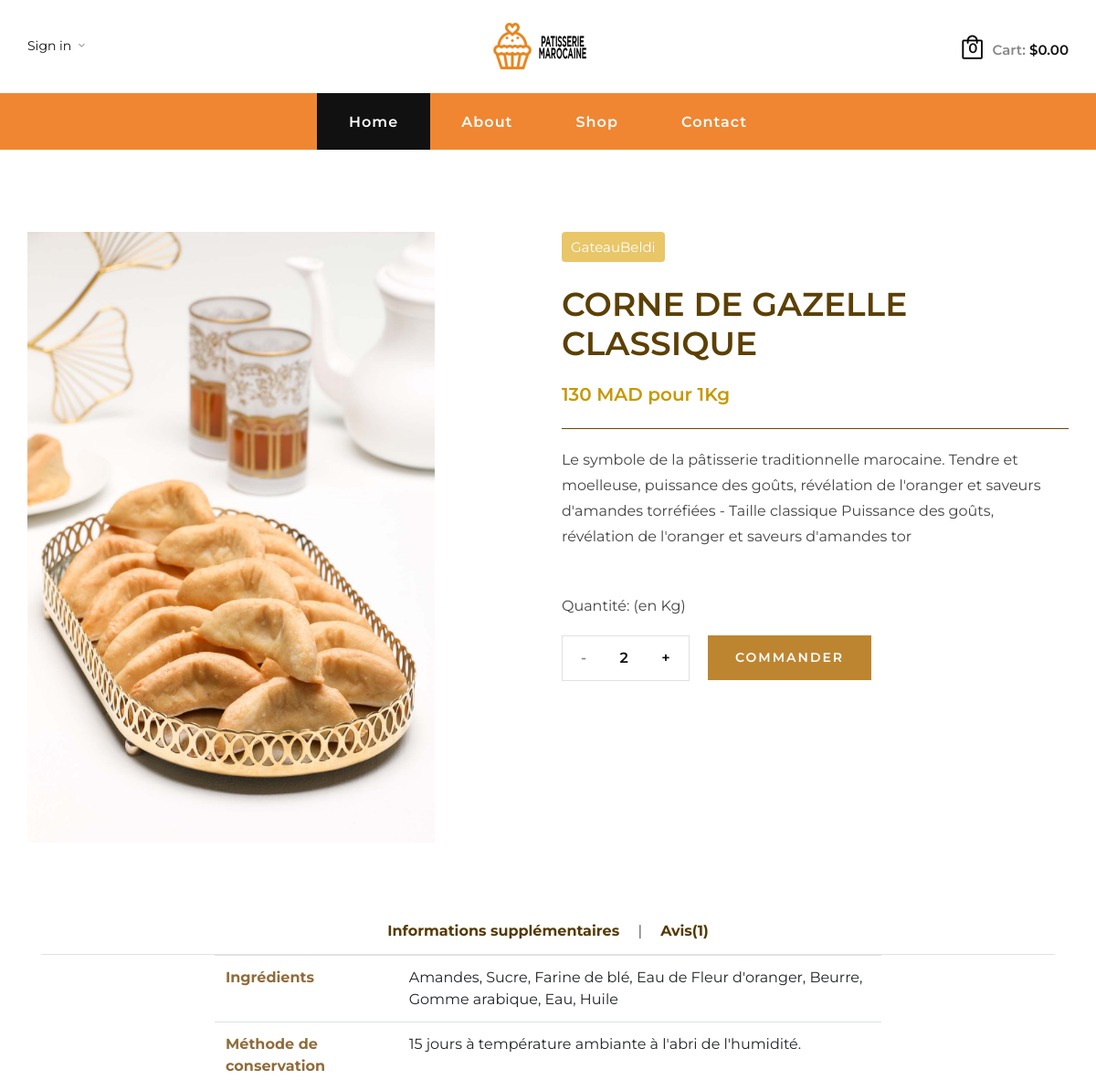
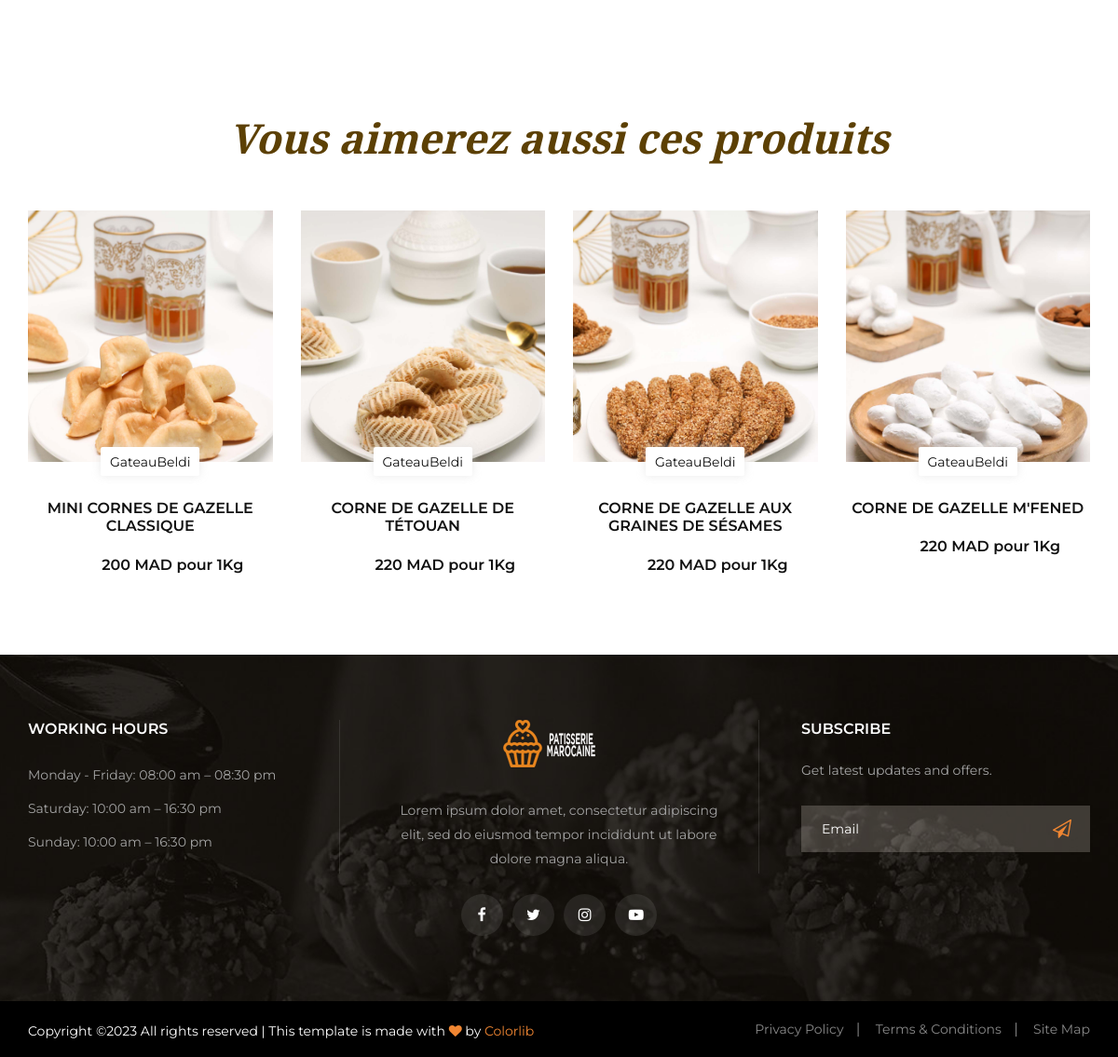
Screenshot of /view/detailProduit.php?idOfProduit=1 with the database file from the repository (2 pictures, top to bottom).
### tables this page shows
CREATE TABLE `produit` (
  `id` int(25) NOT NULL,
  `nom` varchar(50) DEFAULT NULL,
  `categorie` varchar(50) DEFAULT NULL,
  `image` varchar(1000) DEFAULT NULL,
  `prix` double DEFAULT NULL,
  `description` tinytext DEFAULT NULL,
  `ingredients` text DEFAULT NULL,
  `allergie` text DEFAULT NULL,
  `conservation` text DEFAULT NULL
);

### dao/daoProduit.php (called while the page is built, shortened)
<?php
include __DIR__ . "/../model/produit.php";
class DaoProduit
{
    private $dbh;
    public function __construct()
    {
        try {
            $this->dbh = new PDO('mysql:host=localhost;dbname=patisserie', "root", "");
        } catch (PDOException $e) {
            print "Erreur !: " . $e->getMessage() . "<br/>";
            die();
        }
    }
    public function findProduct($idOfProduit)
    {
        $produit = null;
        $stm = $this->dbh->prepare("SELECT * FROM Produit where id=?");
        $stm->bindValue(1, $idOfProduit);
        $stm->execute();
        $result = $stm->fetch(PDO::FETCH_ASSOC);
        if (!empty($result)) {
            $produit = new Produit($result['id'],$result['nom'],$result['categorie'], $result['image'], $result['prix'], $result['description'],$result['ingredients'],$result['allergie'],$result['conservation']);
        }
        return $produit;
    }
    public function ProductsOfCategory($categoryOfProduct,$idOfProduct)
    {
        $stm = $this->dbh->prepare("SELECT * FROM Produit WHERE categorie=? AND id!=?");
        $stm->bindValue(1, $categoryOfProduct);
        $stm->bindValue(2, $idOfProduct);
        $stm->execute();
        $result = $stm->fetchAll(PDO::FETCH_ASSOC);
        $produits = [];
        foreach ($result as $row) {
            $produit = new Produit($row['id'],$row['nom'],$row['categorie'], $row['image'], $row['prix'], $row['description'],$row['ingredients'],$row['allergie'],$row['conservation']);
            $produits[] = $produit;
        }
        return $produits;
    }
}
?>

### model/produit.php (called while the page is built, shortened)
<?php
class Produit
{
    private $id, $nom, $categorie, $image, $prix, $description, $ingredients, $allergie, $conservation;
    public function __construct($id, $nom, $categorie, $image, $prix, $description, $ingredients, $allergie, $conservation)
    {
        $this->id = $id;
        $this->nom = $nom;
        $this->categorie = $categorie;
        $this->prix = $prix;
        $this->description = $description;
        $this->ingredients = $ingredients;
        $this->conservation = $conservation;
        $this->image = $image;
    }
    public function getId()
    {
        return $this->id;
    }
    public function getNom()
    {
        return $this->nom;
    }
    public function getCategorie()
    {
        return $this->categorie;
    }
    public function getImage()
    {
        return $this->image;
    }
    public function getPrix()
    {
        return $this->prix;
    }
    public function getDescription()
    {
        return $this->description;
    }
    public function getIngredients()
    {
        return $this->ingredients;
    }
    public function getConservation()
    {
        return $this->conservation;
    }
}

### view/detailProduit.php (the view, shortened to what this page needs)
<?php
include "../dao/daoProduit.php";
$daoProduit = new DaoProduit();
$idOfProduit = isset($_GET['idOfProduit']) ? $_GET['idOfProduit'] : "";
$produit = $daoProduit->findProduct($idOfProduit);
$categoryOfProduct = $produit->getCategorie();
$produits = $daoProduit->ProductsOfCategory($categoryOfProduct,$idOfProduit);
?>
<!DOCTYPE html>
<html lang="zxx">
<head>
    <link rel="stylesheet" href="css/bootstrap.min.css" type="text/css">
    <link rel="stylesheet" href="css/flaticon.css" type="text/css">
    <link rel="stylesheet" href="css/barfiller.css" type="text/css">
    <link rel="stylesheet" href="css/magnific-popup.css" type="text/css">
    <link rel="stylesheet" href="css/font-awesome.min.css" type="text/css">
    <link rel="stylesheet" href="css/elegant-icons.css" type="text/css">
    <link rel="stylesheet" href="css/nice-select.css" type="text/css">
    <link rel="stylesheet" href="css/owl.carousel.min.css" type="text/css">
    <link rel="stylesheet" href="css/slicknav.min.css" type="text/css">
    <link rel="stylesheet" href="css/style.css" type="text/css">
</head>
<body>
    <header class="header">
        <div class="header__top">
            <div class="container">
                <div class="row">
                    <div class="col-lg-12">
                        <div class="header__top__inner">
                            <div class="header__top__left">
                                <ul>
                                    <li><a href="#">Sign in</a> <span class="arrow_carrot-down"></span></li>
                                </ul>
                            </div>
                            <div class="header__logo">
                                <a href="./index.html"><img src="img/logo.png" alt=""></a>
                            </div>
                            <div class="header__top__right">
                                <div class="header__top__right__cart">
                                    <a href="#"><img src="img/icon/cart.png" alt=""> <span>0</span></a>
                                    <div class="cart__price">Cart: <span>$0.00</span></div>
                                </div>
                            </div>
                        </div>
                    </div>
                </div>
            </div>
        </div>
        <div class="container">
            <div class="row">
                <div class="col-lg-12">
                    <nav class="header__menu mobile-menu">
                        <ul>
                            <li class="active"><a href="./index.html">Home</a></li>
                            <li><a href="./about.html">About</a></li>
                            <li><a href="./shop.html">Shop</a></li>
                            <li><a href="./contact.html">Contact</a></li>
                        </ul>
                    </nav>
                </div>
            </div>
        </div>
    </header>
    <section class="product-details spad">
        <div class="container">
            <div class="row">
                <div class="col-lg-6">
                    <div class="product__details__img">
                        <div class="product__details__big__img">
                            <?php
                                if (isset($produit)) {
                                $imageProduit = $produit->getImage();
                                }
                            ?>
                            <img class="big_img" src="<?php echo $imageProduit; ?>" alt="">
                        </div>
                    </div>
                </div>
                <div class="col-lg-6">
                    <div class="product__details__text">
                        <div class="product__label">
                            <?php
                                if (isset($produit)) {
                                echo $produit->getCategorie();
                                }
                            ?>
                        </div>
                        <h2>
                            <?php
                                if (isset($produit)) {
                                echo $produit->getNom();
                                }
                            ?>
                        </h2>
                        <h6>
                            <?php
                                if (isset($produit)) {
                                echo $produit->getPrix();
                                }
                            ?> MAD pour 1Kg
                        </h6>
                        <p>
                            <?php
                                if (isset($produit)) {
                                echo $produit->getDescription();
                                }
                            ?>
                        </p>
                        <div class="product__details__option mt-5 mb-0">
                            <p>Quantité: <span>(en Kg)</span></p>
                            <div class="quantity">
                                <div class="pro-qty">
                                    <input type="text" value="2">
                                </div>
                            </div>
                            <button type="button" class="primary-btn" data-toggle="modal" data-target="#myModal">Commander</button>
                        </div>
                    </div>
                </div>
            </div>
            <div class="product__details__tab">
                <div class="col-lg-12">
                    <ul class="nav nav-tabs" role="tablist">
                        <li class="nav-item">
                            <a class="nav-link font-weight-bold" data-toggle="tab" href="#tabs-2" role="tab">Informations supplémentaires</a>
                        </li>
                        <li class="nav-item">
                            <a class="nav-link font-weight-bold" data-toggle="tab" href="#tabs-3" role="tab">Avis(1)</a>
                        </li>
                    </ul>
                    <div class="tab-content">
                        <div class="tab-pane active" id="tabs-2" role="tabpanel">
                            <div class="row d-flex justify-content-center">
                                <div class="col-lg-8">
                                    <table class="table">
                                        <tbody>
                                          <tr>
                                            <th style="color:rgb(145, 107, 58)">Ingrédients</th>
                                            <td>
                                                <?php
                                                if (isset($produit)) {
                                                echo $produit->getIngredients();
                                                }
                                                ?>
                                          </td>
                                          </tr>
                                          <tr>
                                            <th style="color:rgb(145, 107, 58)">Méthode de conservation</th>
                                            <td>
                                                <?php
                                                if (isset($produit)) {
                                                echo $produit->getConservation();
                                                }
                                                ?>
                                            </td>
                                          </tr>
                                        </tbody>
                                      </table>
                                </div>
                            </div>
                        </div>
                    </div>
                </div>
            </div>
        </div>
    </section>
    <section class="related-products spad">
        <div class="container">
            <div class="row">
                <div class="col-lg-12 text-center">
                    <div class="section-title mb-5 mt-4">
                        <h2>Vous aimerez aussi ces produits</h2>
                    </div>
                </div>
            </div>
            <div class="row">
                <div class="related__products__slider owl-carousel">
                    <?php foreach ($produits as $produitC) :
                        if (isset($produitC)) {
                            $imageProduitC = $produitC->getImage();
                            $categorieProduitC = $produitC->getCategorie();
                            $nomProduitC = $produitC->getNom();
                            $prixProduitC = $produitC->getPrix();
                            $idProduitC = $produitC->getId();
                        }
                    ?>
                    <div class="col-lg-3">
                        <div class="product__item">
                            <div class="product__item__pic set-bg" data-setbg="<?php echo $imageProduitC; ?>">
                                <div class="product__label">
                                    <span><?php echo $categorieProduitC; ?></span>
                                </div>
                            </div>
                            <div class="product__item__text">
                                <h6><a href="detailProduit.php?idOfProduit=<?php echo $idProduitC;?>"><?php echo $nomProduitC; ?></a></h6>
                                <div class="product__item__price p-1 ml-5"><?php echo $prixProduitC;?> MAD pour 1Kg</div>
                            </div>
                        </div>
                    </div>
                    <?php endforeach; ?>
                </div>
            </div>
        </div>
    </section>
    <footer class="footer set-bg" data-setbg="img/footer-bg.jpg">
        <div class="container">
            <div class="row">
                <div class="col-lg-4 col-md-6 col-sm-6">
                    <div class="footer__widget">
                        <h6>WORKING HOURS</h6>
                        <ul>
                            <li>Monday - Friday: 08:00 am – 08:30 pm</li>
                            <li>Saturday: 10:00 am – 16:30 pm</li>
                            <li>Sunday: 10:00 am – 16:30 pm</li>
                        </ul>
                    </div>
                </div>
                <div class="col-lg-4 col-md-6 col-sm-6">
                    <div class="footer__about">
                        <div class="footer__logo">
                            <a href="#"><img src="img/footer-logo.png" alt=""></a>
                        </div>
                        <p>Lorem ipsum dolor amet, consectetur adipiscing elit, sed do eiusmod tempor incididunt ut
                        labore dolore magna aliqua.</p>
                        <div class="footer__social">
                            <a href="#"><i class="fa fa-facebook"></i></a>
                            <a href="#"><i class="fa fa-twitter"></i></a>
                            <a href="#"><i class="fa fa-instagram"></i></a>
                            <a href="#"><i class="fa fa-youtube-play"></i></a>
                        </div>
                    </div>
                </div>
                <div class="col-lg-4 col-md-6 col-sm-6">
                    <div class="footer__newslatter">
                        <h6>Subscribe</h6>
                        <p>Get latest updates and offers.</p>
                        <form action="#">
                            <input type="text" placeholder="Email">
                            <button type="submit"><i class="fa fa-send-o"></i></button>
                        </form>
                    </div>
                </div>
            </div>
        </div>
        <div class="copyright">
            <div class="container">
                <div class="row">
                    <div class="col-lg-7">
                        <p class="copyright__text text-white">
                          Copyright &copy;<script>document.write(new Date().getFullYear());</script> All rights reserved | This template is made with <i class="fa fa-heart" aria-hidden="true"></i> by <a href="https://colorlib.com" target="_blank">Colorlib</a>
                      </p>
                  </div>
                  <div class="col-lg-5">
                    <div class="copyright__widget">
                        <ul>
                            <li><a href="#">Privacy Policy</a></li>
                            <li><a href="#">Terms & Conditions</a></li>
                            <li><a href="#">Site Map</a></li>
                        </ul>
                    </div>
                </div>
            </div>
        </div>
    </div>
    </footer>
</body>
</html>

### rows the page displays
produit: image (picture), categorie "GateauBeldi", nom "CORNE DE GAZELLE CLASSIQUE", prix "130", description "Le symbole de la pâtisserie traditionnelle marocaine. Tendre et moelleuse, puissance des goûts, révélation de l'oranger et saveurs d'amandes torréfiées - Taille classique Puissance des goûts, révélation de l'oranger et saveurs d'amandes tor", ingredients "Amandes, Sucre, Farine de blé, Eau de Fleur d'oranger, Beurre, Gomme arabique, Eau, Huile", conservation "15 jours à température ambiante à l'abri de l'humidité."
produit: shows a picture, categorie "GateauBeldi", nom "MINI CORNES DE GAZELLE CLASSIQUE", prix "200"
produit: shows a picture, categorie "GateauBeldi", nom "CORNE DE GAZELLE DE TÉTOUAN", prix "220"
produit: shows a picture, categorie "GateauBeldi", nom "CORNE DE GAZELLE AUX GRAINES DE SÉSAMES", prix "220"
produit: shows a picture, categorie "GateauBeldi", nom "CORNE DE GAZELLE M'FENED", prix "220"
